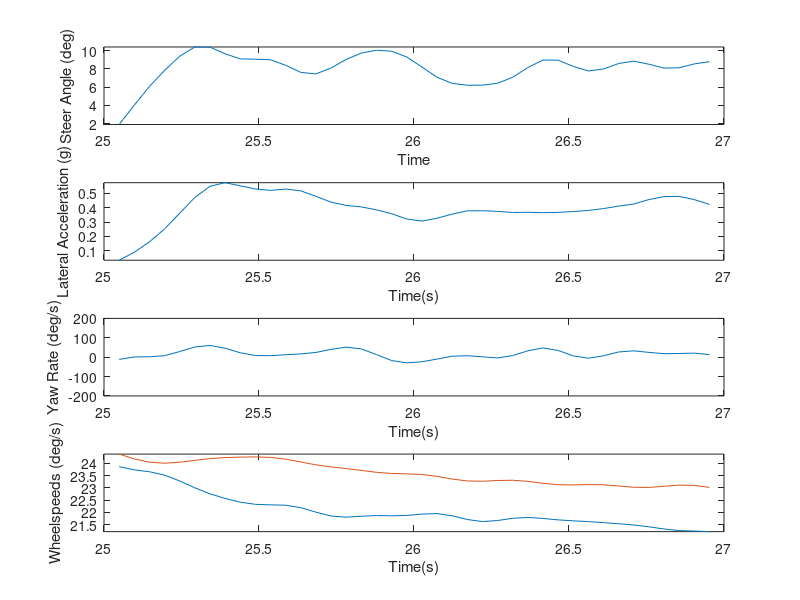

The MATLAB source for this figure: (Note: this script raises an error after producing the figure.)
%% Load Data

clear all;clc

% import mat file from motec
load('Step4_processed.mat');

% input variable names of channels 
data = {engine_rpm,lat_accel,long_accel,shockpot_FR,shockpot_RR,shockpot_RL,...
    shockpot_FL,wheelspeed_FL,wheelspeed_FR,yaw_rate,steer_angle,time};

%%
% %step6 - not great, doesn't start from 0 yaw rate, short time
% indices = (time > 41.8 & time < 42.7);

% %step5
% indices = (time > 84 & time < 87);

% | (time > 107 & time < 111) ...
%     | (time > 128 & time < 132) | (time > 192 & time < 194) | ...
%     (time > 213  & time < 216);

%step4
indices = (time > 25 & time < 27);

for i = 1:numel(data)
    variable = data{i};
    data{i} = variable(indices);
end

% rename variables
engine_rpm = data{1};
lat_accel = data{2};
long_accel = data{3};
shockpot_FR = data{4};
shockpot_RR = data{5};
shockpot_RL = data{6};
shockpot_FL = data{7};
wheelspeed_FL = data{8};
wheelspeed_FR = data{9};
yaw_rate = data{10};
steer_angle = data{11};
time = data{12};

% rezero
yaw_rate = yaw_rate+40;
%% Plotting
close all

figure
ax1 = subplot(4,1,1);
plot(time,steer_angle)
ylim([-inf inf])
xlabel('Time');
ylabel('Steer Angle (deg)');

ax2 = subplot(4,1,2);
plot(time,lat_accel)
xlabel('Time(s)');
ylabel('Lateral Acceleration (g)');
ylim([-inf inf])

ax3 = subplot(4,1,3);
plot(time,yaw_rate)
xlabel('Time(s)');
ylabel('Yaw Rate (deg/s)');
ylim([-200 200])

ax4 = subplot(4,1,4);
plot(time,wheelspeed_FL)
hold on
plot(time,wheelspeed_FR)
xlabel('Time(s)');
ylabel('Wheelspeeds (deg/s)');
ylim([-inf inf])

linkaxes([ax1,ax2,ax3,ax4],'x')


%% Transfer Function Estimation

data = iddata(lat_accel,steer_angle,time(2)-time(1));
ay_sys = tfest(data,2,2);

data = iddata(yaw_rate,steer_angle,time(2)-time(1));
r_sys = tfest(data,2,1);

%%
nfft = pow2(round(log2(length(steer_angle))));
[sstxy,f] = tfestimate(steer_angle,lat_accel);
plot(f,abs(sstxy))

%%

[sstxy,f] = tfestimate(steer_angle,yaw_rate);
plot(f,abs(sstxy))

%%
% w = linspace(0,2*pi*5);
% data = iddata(lat_accel,steer_angle,time(2)-time(1));
% g = spa(data,[],w); 
% 
% % Bode plot
% bodeopt = bodeoptions;
% bodeopt.MagScale = 'linear';
% bodeopt.MagUnits = 'abs';
% bodeopt.FreqScale = 'linear';
% bodeopt.FreqUnits = 'Hz';
% bodeopt.Xlim = [0 5];
% 
% figure
% bode(g,bodeopt)

%%

% Bode plot
bodeopt = bodeoptions;
bodeopt.MagScale = 'linear';
bodeopt.MagUnits = 'abs';
bodeopt.FreqScale = 'linear';
bodeopt.FreqUnits = 'Hz';
bodeopt.Xlim = [0 4];

figure
bode(ay_sys,bodeopt)

% %%
% Fs = 1/(time(2)-time(1));
% L = numel(lat_accel);
% f = Fs*(1:(L/2))/L;
% fourier_transform = fft(lat_accel);
% 
% plot(f,abs(fourier_transform(1:L/2)));

%%
t = linspace(0, 5); % Time Vector
u = sin(10*t);        % Forcing Function
y = lsim(r_sys, u, t);    % Calculate System Response
figure
plot(t,u)
hold on
plot(t,y/5)

%%
u = steer_angle;        % Forcing Function
y = lsim(ay_sys, u, time);    % Calculate System Response
figure
plot(time,lat_accel)
hold on
plot(time,y)

%%
figure
plot(time,steer_angle)
hold on
plot(time,lat_accel*5)

